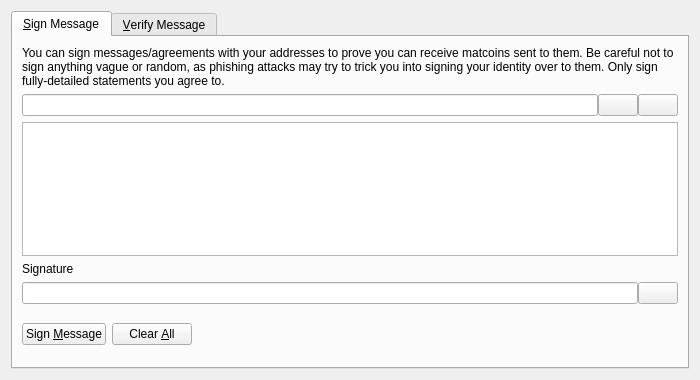
<?xml version="1.0" encoding="UTF-8"?>
<ui version="4.0">
 <class>SignVerifyMessageDialog</class>
 <widget class="QDialog" name="SignVerifyMessageDialog">
  <property name="geometry">
   <rect>
    <x>0</x>
    <y>0</y>
    <width>700</width>
    <height>380</height>
   </rect>
  </property>
  <property name="windowTitle">
   <string>Signatures - Sign / Verify a Message</string>
  </property>
  <property name="modal">
   <bool>true</bool>
  </property>
  <layout class="QVBoxLayout" name="verticalLayout">
   <item>
    <widget class="QTabWidget" name="tabWidget">
     <property name="currentIndex">
      <number>0</number>
     </property>
     <widget class="QWidget" name="tabSignMessage">
      <attribute name="title">
       <string>&amp;Sign Message</string>
      </attribute>
      <layout class="QVBoxLayout" name="verticalLayout_SM">
       <item>
        <widget class="QLabel" name="infoLabel_SM">
         <property name="text">
          <string>You can sign messages/agreements with your addresses to prove you can receive matcoins sent to them. Be careful not to sign anything vague or random, as phishing attacks may try to trick you into signing your identity over to them. Only sign fully-detailed statements you agree to.</string>
         </property>
         <property name="textFormat">
          <enum>Qt::PlainText</enum>
         </property>
         <property name="wordWrap">
          <bool>true</bool>
         </property>
        </widget>
       </item>
       <item>
        <layout class="QHBoxLayout" name="horizontalLayout_1_SM">
         <property name="spacing">
          <number>0</number>
         </property>
         <item>
          <widget class="QValidatedLineEdit" name="addressIn_SM">
           <property name="toolTip">
            <string>The Bitcoin address to sign the message with</string>
           </property>
          </widget>
         </item>
         <item>
          <widget class="QPushButton" name="addressBookButton_SM">
           <property name="toolTip">
            <string>Choose previously used address</string>
           </property>
           <property name="text">
            <string/>
           </property>
           <property name="icon">
            <iconset resource="../matcoin.qrc">
             <normaloff>:/icons/address-book</normaloff>:/icons/address-book</iconset>
           </property>
           <property name="shortcut">
            <string>Alt+A</string>
           </property>
           <property name="autoDefault">
            <bool>false</bool>
           </property>
          </widget>
         </item>
         <item>
          <widget class="QPushButton" name="pasteButton_SM">
           <property name="toolTip">
            <string>Paste address from clipboard</string>
           </property>
           <property name="text">
            <string/>
           </property>
           <property name="icon">
            <iconset resource="../matcoin.qrc">
             <normaloff>:/icons/editpaste</normaloff>:/icons/editpaste</iconset>
           </property>
           <property name="shortcut">
            <string>Alt+P</string>
           </property>
           <property name="autoDefault">
            <bool>false</bool>
           </property>
          </widget>
         </item>
        </layout>
       </item>
       <item>
        <widget class="QPlainTextEdit" name="messageIn_SM">
         <property name="toolTip">
          <string>Enter the message you want to sign here</string>
         </property>
        </widget>
       </item>
       <item>
        <widget class="QLabel" name="signatureLabel_SM">
         <property name="text">
          <string>Signature</string>
         </property>
         <property name="textFormat">
          <enum>Qt::PlainText</enum>
         </property>
        </widget>
       </item>
       <item>
        <layout class="QHBoxLayout" name="horizontalLayout_2_SM">
         <property name="spacing">
          <number>0</number>
         </property>
         <item>
          <widget class="QLineEdit" name="signatureOut_SM">
           <property name="font">
            <font>
             <italic>true</italic>
            </font>
           </property>
           <property name="readOnly">
            <bool>true</bool>
           </property>
          </widget>
         </item>
         <item>
          <widget class="QPushButton" name="copySignatureButton_SM">
           <property name="toolTip">
            <string>Copy the current signature to the system clipboard</string>
           </property>
           <property name="text">
            <string/>
           </property>
           <property name="icon">
            <iconset resource="../matcoin.qrc">
             <normaloff>:/icons/editcopy</normaloff>:/icons/editcopy</iconset>
           </property>
           <property name="autoDefault">
            <bool>false</bool>
           </property>
          </widget>
         </item>
        </layout>
       </item>
       <item>
        <layout class="QHBoxLayout" name="horizontalLayout_3_SM">
         <item>
          <widget class="QPushButton" name="signMessageButton_SM">
           <property name="toolTip">
            <string>Sign the message to prove you own this Bitcoin address</string>
           </property>
           <property name="text">
            <string>Sign &amp;Message</string>
           </property>
           <property name="icon">
            <iconset resource="../matcoin.qrc">
             <normaloff>:/icons/edit</normaloff>:/icons/edit</iconset>
           </property>
           <property name="autoDefault">
            <bool>false</bool>
           </property>
          </widget>
         </item>
         <item>
          <widget class="QPushButton" name="clearButton_SM">
           <property name="toolTip">
            <string>Reset all sign message fields</string>
           </property>
           <property name="text">
            <string>Clear &amp;All</string>
           </property>
           <property name="icon">
            <iconset resource="../matcoin.qrc">
             <normaloff>:/icons/remove</normaloff>:/icons/remove</iconset>
           </property>
           <property name="autoDefault">
            <bool>false</bool>
           </property>
          </widget>
         </item>
         <item>
          <spacer name="horizontalSpacer_1_SM">
           <property name="orientation">
            <enum>Qt::Horizontal</enum>
           </property>
           <property name="sizeHint" stdset="0">
            <size>
             <width>40</width>
             <height>48</height>
            </size>
           </property>
          </spacer>
         </item>
         <item>
          <widget class="QLabel" name="statusLabel_SM">
           <property name="font">
            <font>
             <weight>75</weight>
             <bold>true</bold>
            </font>
           </property>
           <property name="text">
            <string/>
           </property>
           <property name="wordWrap">
            <bool>true</bool>
           </property>
          </widget>
         </item>
         <item>
          <spacer name="horizontalSpacer_2_SM">
           <property name="orientation">
            <enum>Qt::Horizontal</enum>
           </property>
           <property name="sizeHint" stdset="0">
            <size>
             <width>40</width>
             <height>48</height>
            </size>
           </property>
          </spacer>
         </item>
        </layout>
       </item>
      </layout>
     </widget>
     <widget class="QWidget" name="tabVerifyMessage">
      <attribute name="title">
       <string>&amp;Verify Message</string>
      </attribute>
      <layout class="QVBoxLayout" name="verticalLayout_VM">
       <item>
        <widget class="QLabel" name="infoLabel_VM">
         <property name="text">
          <string>Enter the receiver's address, message (ensure you copy line breaks, spaces, tabs, etc. exactly) and signature below to verify the message. Be careful not to read more into the signature than what is in the signed message itself, to avoid being tricked by a man-in-the-middle attack. Note that this only proves the signing party receives with the address, it cannot prove sendership of any transaction!</string>
         </property>
         <property name="textFormat">
          <enum>Qt::PlainText</enum>
         </property>
         <property name="alignment">
          <set>Qt::AlignLeading|Qt::AlignLeft|Qt::AlignTop</set>
         </property>
         <property name="wordWrap">
          <bool>true</bool>
         </property>
        </widget>
       </item>
       <item>
        <layout class="QHBoxLayout" name="horizontalLayout_1_VM">
         <property name="spacing">
          <number>0</number>
         </property>
         <item>
          <widget class="QValidatedLineEdit" name="addressIn_VM">
           <property name="toolTip">
            <string>The Bitcoin address the message was signed with</string>
           </property>
          </widget>
         </item>
         <item>
          <widget class="QPushButton" name="addressBookButton_VM">
           <property name="toolTip">
            <string>Choose previously used address</string>
           </property>
           <property name="text">
            <string/>
           </property>
           <property name="icon">
            <iconset resource="../matcoin.qrc">
             <normaloff>:/icons/address-book</normaloff>:/icons/address-book</iconset>
           </property>
           <property name="shortcut">
            <string>Alt+A</string>
           </property>
           <property name="autoDefault">
            <bool>false</bool>
           </property>
          </widget>
         </item>
        </layout>
       </item>
       <item>
        <widget class="QPlainTextEdit" name="messageIn_VM"/>
       </item>
       <item>
        <widget class="QValidatedLineEdit" name="signatureIn_VM"/>
       </item>
       <item>
        <layout class="QHBoxLayout" name="horizontalLayout_2_VM">
         <item>
          <widget class="QPushButton" name="verifyMessageButton_VM">
           <property name="toolTip">
            <string>Verify the message to ensure it was signed with the specified Bitcoin address</string>
           </property>
           <property name="text">
            <string>Verify &amp;Message</string>
           </property>
           <property name="icon">
            <iconset resource="../matcoin.qrc">
             <normaloff>:/icons/transaction_0</normaloff>:/icons/transaction_0</iconset>
           </property>
           <property name="autoDefault">
            <bool>false</bool>
           </property>
          </widget>
         </item>
         <item>
          <widget class="QPushButton" name="clearButton_VM">
           <property name="toolTip">
            <string>Reset all verify message fields</string>
           </property>
           <property name="text">
            <string>Clear &amp;All</string>
           </property>
           <property name="icon">
            <iconset resource="../matcoin.qrc">
             <normaloff>:/icons/remove</normaloff>:/icons/remove</iconset>
           </property>
           <property name="autoDefault">
            <bool>false</bool>
           </property>
          </widget>
         </item>
         <item>
          <spacer name="horizontalSpacer_1_VM">
           <property name="orientation">
            <enum>Qt::Horizontal</enum>
           </property>
           <property name="sizeHint" stdset="0">
            <size>
             <width>40</width>
             <height>48</height>
            </size>
           </property>
          </spacer>
         </item>
         <item>
          <widget class="QLabel" name="statusLabel_VM">
           <property name="font">
            <font>
             <weight>75</weight>
             <bold>true</bold>
            </font>
           </property>
           <property name="text">
            <string/>
           </property>
           <property name="wordWrap">
            <bool>true</bool>
           </property>
          </widget>
         </item>
         <item>
          <spacer name="horizontalSpacer_2_VM">
           <property name="orientation">
            <enum>Qt::Horizontal</enum>
           </property>
           <property name="sizeHint" stdset="0">
            <size>
             <width>40</width>
             <height>48</height>
            </size>
           </property>
          </spacer>
         </item>
        </layout>
       </item>
      </layout>
     </widget>
    </widget>
   </item>
  </layout>
 </widget>
 <customwidgets>
  <customwidget>
   <class>QValidatedLineEdit</class>
   <extends>QLineEdit</extends>
   <header>qt/qvalidatedlineedit.h</header>
  </customwidget>
 </customwidgets>
 <resources>
  <include location="../matcoin.qrc"/>
 </resources>
 <connections/>
</ui>
